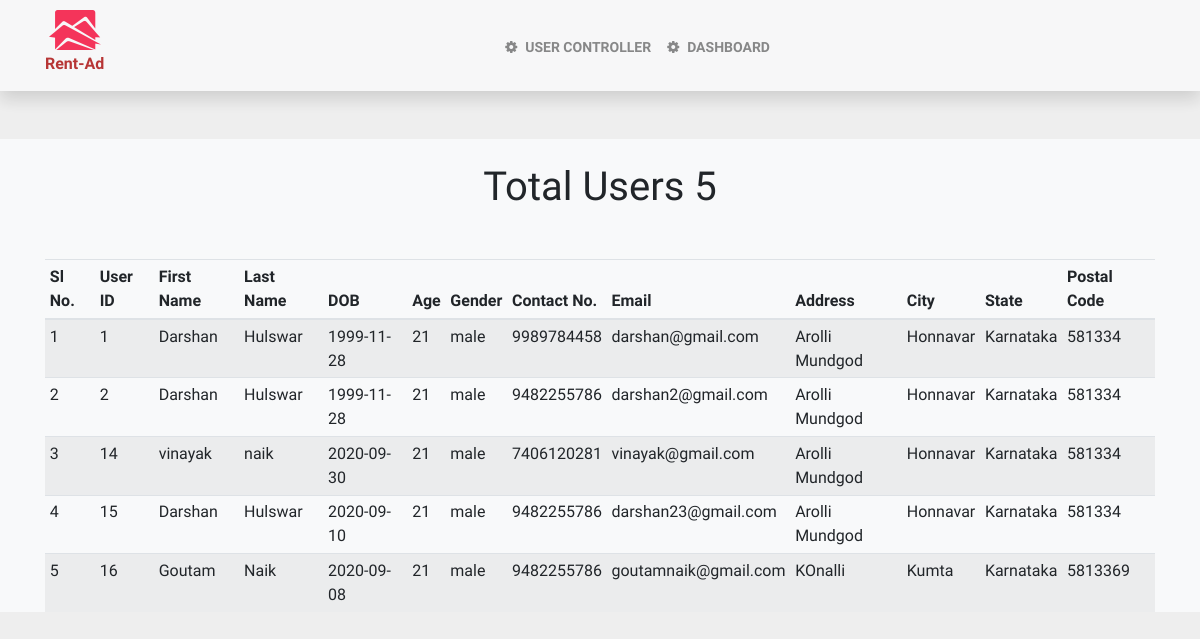
The app's page /admin/view-user.php (signed in), older data.
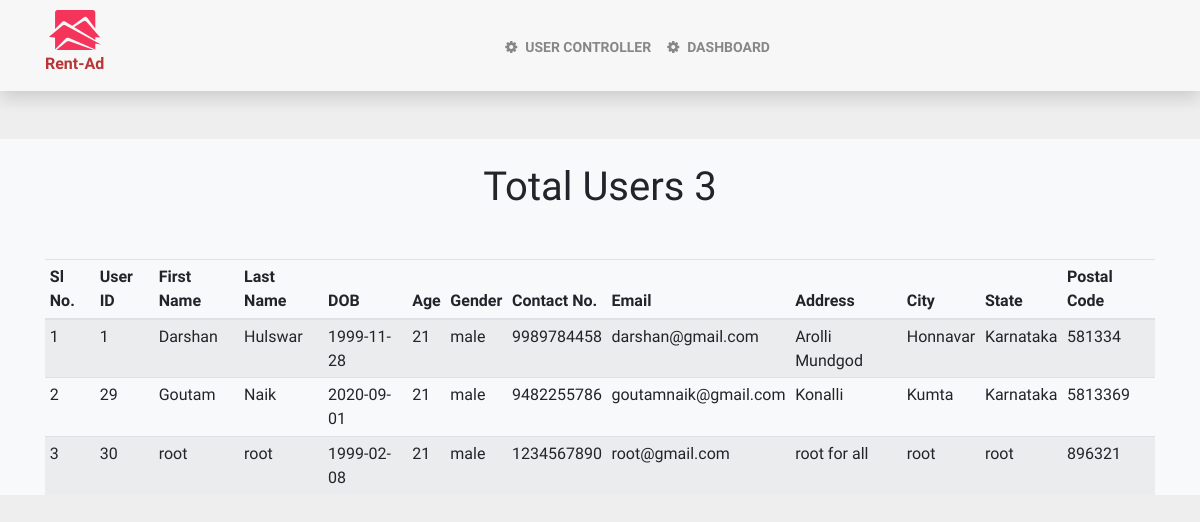
The same page, newer data.
### tables this page shows
CREATE TABLE IF NOT EXISTS `users` (
  `id` int(10) NOT NULL AUTO_INCREMENT COMMENT 'User Id',
  `firstname` varchar(30) NOT NULL COMMENT 'First name of the user',
  `lastname` varchar(30) NOT NULL COMMENT 'Last Name of the user',
  `dob` date NOT NULL COMMENT 'DOB',
  `age` varchar(3) NOT NULL COMMENT 'Age',
  `gender` varchar(12) NOT NULL COMMENT 'gender',
  `contactno` varchar(10) NOT NULL COMMENT 'Contact Number',
  `email` varchar(50) NOT NULL COMMENT 'User Email ID',
  `address` varchar(50) NOT NULL COMMENT 'Address',
  `city` varchar(30) NOT NULL,
  `state` varchar(30) NOT NULL,
  `postalcode` varchar(8) NOT NULL COMMENT 'Postal Code for Address',
  `password` varchar(50) NOT NULL COMMENT 'Password',
  PRIMARY KEY (`id`),
  UNIQUE KEY `email` (`email`),
  UNIQUE KEY `id` (`id`)
);

### admin/view-user.php (the view, shortened to what this page needs)
<?php
    include '../inc/dbconnection.inc.php';
    if(!isset($_SESSION['admin'])) {
        header('location: index.php?admin-must-logged-in');
    } else {
            $viewUserQuery = "SELECT * FROM `users`";
            $usersRawData = $conn->query($viewUserQuery);
            $usersFinalData = [];
            foreach($usersRawData as $singleUser) {
                $usersFinalData[] = $singleUser;
            }
    }
?>
<!DOCTYPE html>
<html lang="en">
<head>
    <?php include 'inc/links.inc.php'; ?>
</head>
<body>
    <nav
        class="navbar navbar-expand-md navbar-light bg-light sticky-top pt-1 pb-0 border border-bottom border-light shadow">
        <div class="container">
            <a href="<?php echo $_SERVER['PHP_SELF']; ?>" class="navbar-brand text-center">
                <img src="../assets/icons/favicon.png" alt="">
                <h6 class="navbar-brand-name py-1">Rent-Ad</h6>
            </a>
            <div class="collapse navbar-collapse" id="main-nav">
                <ul class="navbar-nav mx-auto">
                    <li class="nav-item  text-dark">
                        <a href="user-controller.php" class="nav-link"><i class="fa fa-cog mr-2"></i>User
                            Controller</a>
                    </li>
                    <li class="nav-item  text-dark">
                        <a href="dashboard.php" class="nav-link"><i class="fa fa-cog mr-2"></i>Dashboard</a>
                    </li>
                </ul>
            </div>
        </div>
    </nav>
    <section id="view-users-section" class="my-5 bg-light">
        <div class="container">
            <h1 class="h1 text-center pt-4">Total Users <?php echo  count($usersFinalData); ?></h1>
            <div class="table-responsive-md">
                <table class="table table-hover table-striped table-sm my-5">
                    <thead class="thead-primary">
                        <tr>
                            <th>Sl No.</th>
                            <th>User ID</th>
                            <th>First Name</th>
                            <th>Last Name</th>
                            <th>DOB</th>
                            <th>Age</th>
                            <th>Gender</th>
                            <th>Contact No.</th>
                            <th>Email</th>
                            <th>Address</th>
                            <th>City</th>
                            <th>State</th>
                            <th>Postal Code</th>
                        </tr>
                    </thead>
                    <tbody>
                        <?php $i = 1; foreach($usersFinalData as $singleUSer): ?>
                        <tr>
                            <td><?php echo $i++; ?></td>
                            <td><?php echo $singleUSer['id']; ?></td>
                            <td><?php echo $singleUSer['firstname']; ?></td>
                            <td><?php echo $singleUSer['lastname']; ?></td>
                            <td><?php echo $singleUSer['dob']; ?></td>
                            <td><?php echo $singleUSer['age']; ?></td>
                            <td><?php echo $singleUSer['gender']; ?></td>
                            <td><?php echo $singleUSer['contactno']; ?></td>
                            <td><?php echo $singleUSer['email']; ?></td>
                            <td><?php echo $singleUSer['address']; ?></td>
                            <td><?php echo $singleUSer['city']; ?></td>
                            <td><?php echo $singleUSer['state']; ?></td>
                            <td><?php echo $singleUSer['postalcode']; ?></td>
                        </tr>
                        <?php endforeach; ?>
                    </tbody>
                </table>
            </div>
        </div>
    </section>
</body>
</html>

Row changes from the older to the newer data that the page shows:
removed users: id "2", firstname "Darshan", lastname "Hulswar", dob "1999-11-28", age "21", gender "male", contactno "9482255786", email "darshan2@gmail.com", address "Arolli Mundgod", city "Honnavar", state "Karnataka", postalcode "581334"
removed users: id "14", firstname "vinayak", lastname "naik", dob "2020-09-30", age "21", gender "male", contactno "7406120281", email "vinayak@gmail.com", address "Arolli Mundgod", city "Honnavar", state "Karnataka", postalcode "581334"
removed users: id "15", firstname "Darshan", lastname "Hulswar", dob "2020-09-10", age "21", gender "male", contactno "9482255786", email "darshan23@gmail.com", address "Arolli Mundgod", city "Honnavar", state "Karnataka", postalcode "581334"
removed users: id "16", firstname "Goutam", lastname "Naik", dob "2020-09-08", age "21", gender "male", contactno "9482255786", email "goutamnaik@gmail.com", address "KOnalli", city "Kumta", state "Karnataka", postalcode "5813369"
added users: id "29", firstname "Goutam", lastname "Naik", dob "2020-09-01", age "21", gender "male", contactno "9482255786", email "goutamnaik@gmail.com", address "Konalli", city "Kumta", state "Karnataka", postalcode "5813369"
added users: id "30", firstname "root", lastname "root", dob "1999-02-08", age "21", gender "male", contactno "1234567890", email "root@gmail.com", address "root for all", city "root", state "root", postalcode "896321"
Text that changed along with them:
count($usersFinalData): "5" → "3"
